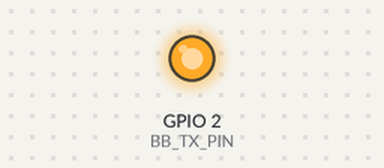
Simulated run of this sketch. Board: ESP32-S3. Parts: output pins drawn as LEDs (lit = HIGH).

Above: at 1.05 s.
At 1.2 s:
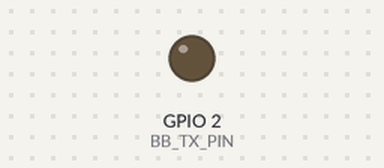
Timing chart, 0 to 6.3 s (numbered marks = the images above):
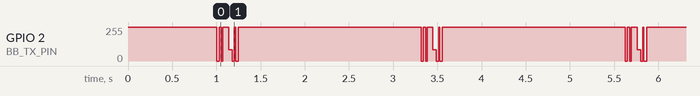

The sketch:

ESP32_TC_Emu_Single.ino
```cpp
/**********************************************************************
  NTC-1A TC Emulator (ESP32-S3 Bit-Bang UART 300bps Test Sender)
  - GPIO2: TX (TC side)
  - Sends fixed 6-byte test packet repeatedly
  - Uses esp_rom_delay_us() for timing precision

  Packet: 01 06 05 00 00 0C
**********************************************************************/

#include <Arduino.h>
#include "esp_rom_sys.h"  // for esp_rom_delay_us()

#define BB_TX_PIN 2
#define BB_BAUD 300
#define BIT_DURATION_US 3333  // 1bit = 3333us for 300bps
#define BYTE_GAP_US    (BIT_DURATION_US * 3)  // Inter-byte delay

#define BIT_PAT true  // true = LSB first

uint8_t testPacket[] = {0x01, 0x06, 0x05, 0x00, 0x00, 0x0C};

uint8_t reverseBits(uint8_t b) {
  b = (b & 0xF0) >> 4 | (b & 0x0F) << 4;
  b = (b & 0xCC) >> 2 | (b & 0x33) << 2;
  b = (b & 0xAA) >> 1 | (b & 0x55) << 1;
  return b;
}

void bitBangSendByte(uint8_t b) {
  if (BIT_PAT) b = reverseBits(b);  // LSB-first: reverse bits beforehand

  noInterrupts();

  // Start bit (LOW)
  digitalWrite(BB_TX_PIN, LOW);
  esp_rom_delay_us(BIT_DURATION_US);

  // Data bits (MSB first)
  for (int i = 7; i >= 0; --i) {
    digitalWrite(BB_TX_PIN, (b >> i) & 0x01);
    esp_rom_delay_us(BIT_DURATION_US);
  }

  // Stop bit (HIGH)
  digitalWrite(BB_TX_PIN, HIGH);
  esp_rom_delay_us(BIT_DURATION_US);  // stop
//  esp_rom_delay_us(BIT_DURATION_US * 2);  // stop + gap

  interrupts();
}

void sendTestPacket() {
  for (uint8_t i = 0; i < sizeof(testPacket); i++) {
    bitBangSendByte(testPacket[i]);
    esp_rom_delay_us(BYTE_GAP_US);  // Gap between bytes
  }
  esp_rom_delay_us(50000);  // Extra wait before next send
}

void setup() {
  pinMode(BB_TX_PIN, OUTPUT);
  digitalWrite(BB_TX_PIN, HIGH);
  delay(1000);  // Wait for logic analyzer ready
}

void loop() {
  sendTestPacket();
  delay(2000);  // Send every 2 seconds
}
```

Measured:
- by itself, GPIO 2 (BB_TX_PIN): repeats every 2.3 s: 255/255 0.03 s, 0/255 0.02 s, 255/255 0.07 s, 85/255 0.04 s, 0/255 0.02 s, 255/255 0.01 s, 0/255 0.03 s, 255/255 2.1 s, 0/255 0.02 s
